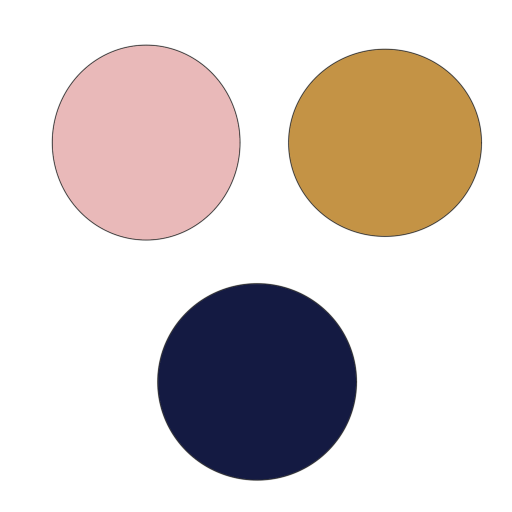
#> input picture images/test.png, 1024 x 1024 px (shown at 1/2 size)
$ python test.py
#> lines starting #> are read from the running program, lines starting #| are printed output that depends on the picture
import cv2
print(cv2.__version__)

image1 = cv2.imread('images/test.png',cv2.IMREAD_GRAYSCALE)
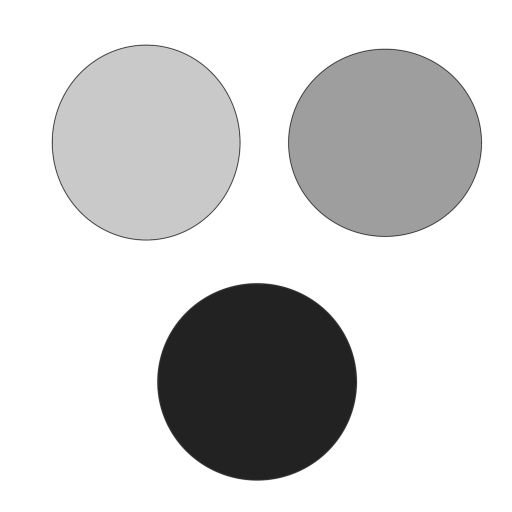
#> image1: shape (1024, 1024) (shown at 1/2 size); min 28, max 255, mean 211.8

#image0 = cv2.imread('images/dots.png')
image0 = cv2.imread('images/test.png')
#> image0 is the input picture: shape (1024, 1024, 3); mean B, G, R 204.2, 208, 217.7
#image0 = cv2.imread('images/yodha.jpg')

#cv2.imshow('sudhi',image)

firstwindow = "imput image"
secondwindow = "output image"

cv2.namedWindow(firstwindow,cv2.WINDOW_NORMAL)
cv2.resizeWindow(firstwindow,400,400)
cv2.moveWindow(firstwindow,50,0)

cv2.namedWindow(secondwindow,cv2.WINDOW_NORMAL)
cv2.resizeWindow(secondwindow,400,400)
cv2.moveWindow(secondwindow,100,400)

#px = image1[25,25]
#print(px)
(dim1,dim2, dim3) = image0.shape
#> dim1 = 1024; dim2 = 1024; dim3 = 3
print('rows =',dim1)
#| rows = 1024
print('columns =',dim2)
#| columns = 1024
print('d3',dim3)
#| d3 3
print(image0[0,20])
#| [255 255 255]

for i in range (0,dim1):

        for j in range (0,dim2):

            if(image1[i,j]>180 and image1[i, j]<245 ):
             image0[i, j] = [255, 0, 0]
             #print(i,' ',j,' high intensity')
             #image0[i, j] = image1[i, j] - (10, 10, 10)
            elif(image1[i,j]<90 ):
             image0[i, j] = [0, 0, 255]
             #print(i,' ', j,' medium intensity')
            elif (image1[i, j]<245):
             image0[i, j] = [0, 255, 0]
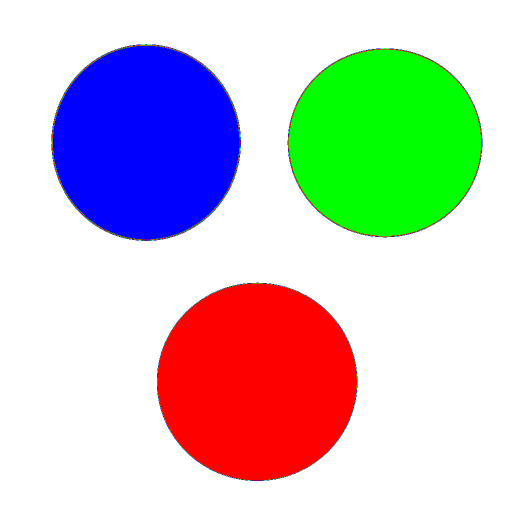
#> image0: shape (1024, 1024, 3) (shown at 1/2 size); mean B, G, R 196.2, 196.1, 198.8
             #print(i, ' ', j, ' low intensity')


cv2.imshow(firstwindow,image1)
cv2.imshow(secondwindow,image0)

cv2.waitKey(0)
cv2.destroyAllWindows()

$ run again, with images/dots.png copied over images/test.png
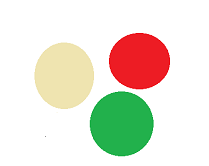
#> input picture images/dots.png, 209 x 166 px
#> `image1 = cv2.imread('images/test.png',cv2.IMREAD_GRAYSCALE)`:
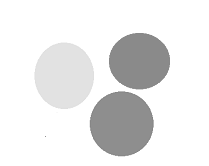
#> image1: shape (166, 209); min 128, max 255, mean 232.6
#> image0 is the input picture: shape (166, 209, 3); mean B, G, R 213.9, 227.4, 231.4
#| rows = 166
#| columns = 209
#| d3 3
#| [255 255 255]
#> after the loop `for i in range (0,dim1):`:
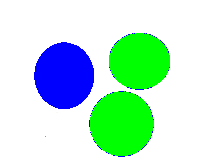
#> image0: shape (166, 209, 3); mean B, G, R 211.3, 231, 187.3
